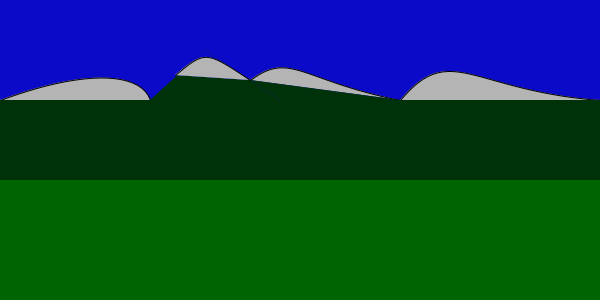
Frame 1 (no input)
Frame 60 (the mouse pressed at the canvas centre just before this capture): identical to frame 1, image omitted
Frame 120 (the mouse held since frame 60 and released just before this capture): identical to frame 1, image omitted

The Processing sketch that drew this single still picture (run headless with seeded random() and noise(); from frame 60 on, the mouse is pressed at the canvas centre):

// Processing sketch: processing_68414
// ── processing_68414.pde

void setup(){
  size(600,300);
  background(10,10,200);  
  smooth();
  fill(180,180,180);
  bezier(0,100,80,70,140,70,150,100);
 
  
 
  bezier(250,80,290,50,300,80,400,100); 
    stroke(0);
  bezier(400,100,450,40,470,90,600,100);
   noStroke();
    fill(0,50,10);
   rect(0,100,600,80);
   triangle(150,100,205,50,280,100);
   triangle(250,80,280,100,400,100);

   fill(180,180,180);
  bezier(175,75,205,50,205,50,250,80); 
   fill(10,10,200);  
 triangle(175,75,205,50,250,80);
   fill(0,100,0);
   rect(0,180,600,200);
     fill(180,180,180);
     stroke(0);
  bezier(175,75,205,50,205,50,250,80); 
  //borregos
  
   fill(200,200,200);

 
  
}

void draw(){


}
